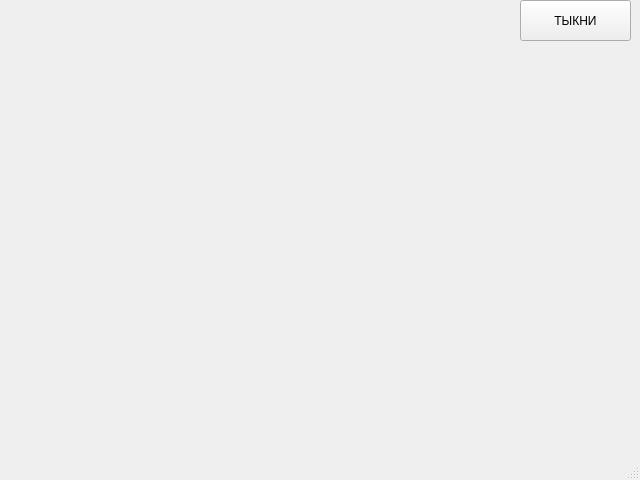
<?xml version="1.0" encoding="UTF-8"?>
<ui version="4.0">
 <class>git_and_yellow_circle</class>
 <widget class="QMainWindow" name="git_and_yellow_circle">
  <property name="geometry">
   <rect>
    <x>0</x>
    <y>0</y>
    <width>640</width>
    <height>480</height>
   </rect>
  </property>
  <property name="windowTitle">
   <string>MainWindow</string>
  </property>
  <widget class="QWidget" name="centralwidget">
   <widget class="QPushButton" name="pushButton">
    <property name="geometry">
     <rect>
      <x>520</x>
      <y>0</y>
      <width>111</width>
      <height>41</height>
     </rect>
    </property>
    <property name="text">
     <string>ТЫКНИ</string>
    </property>
   </widget>
  </widget>
  <widget class="QStatusBar" name="statusbar"/>
 </widget>
 <resources/>
 <connections/>
</ui>
